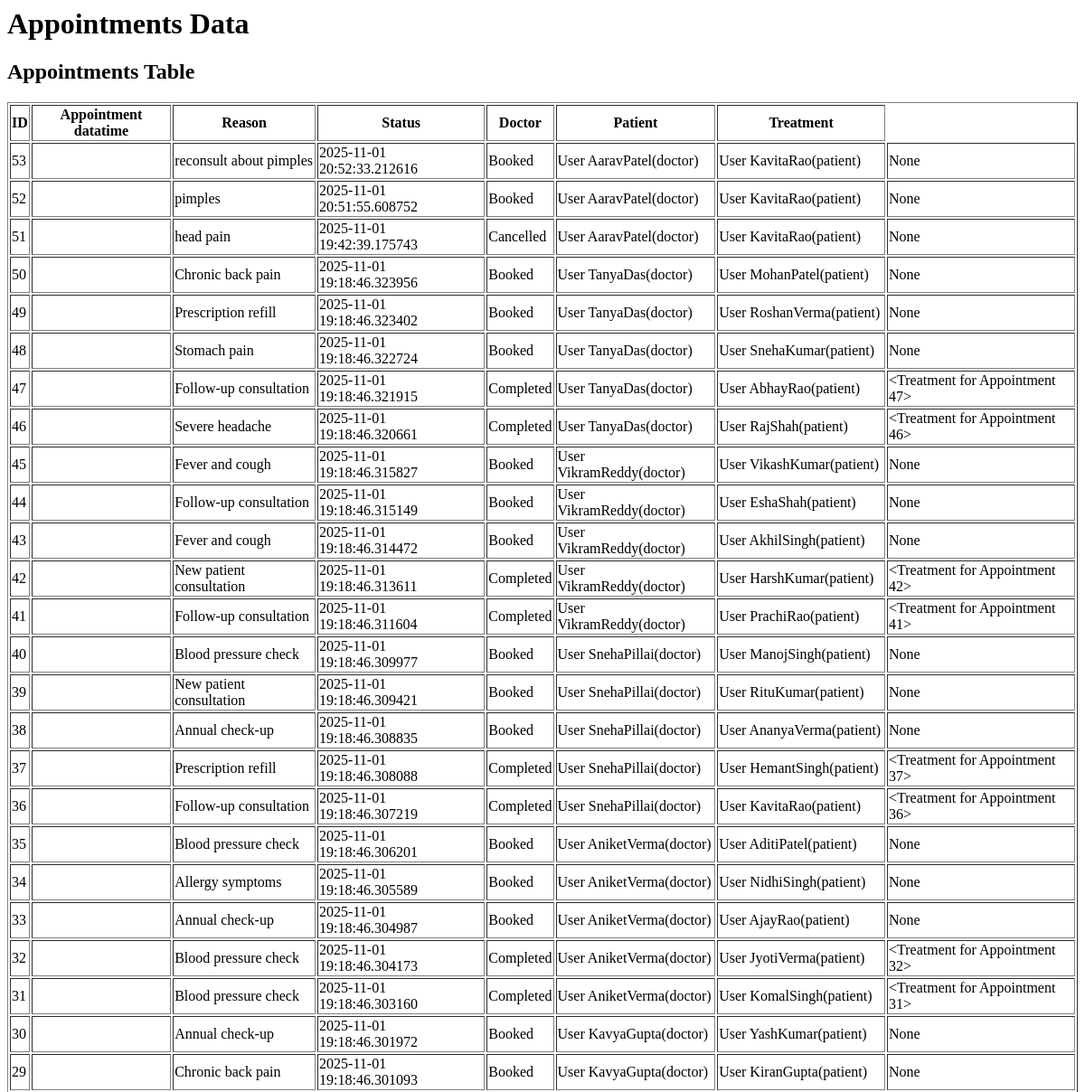
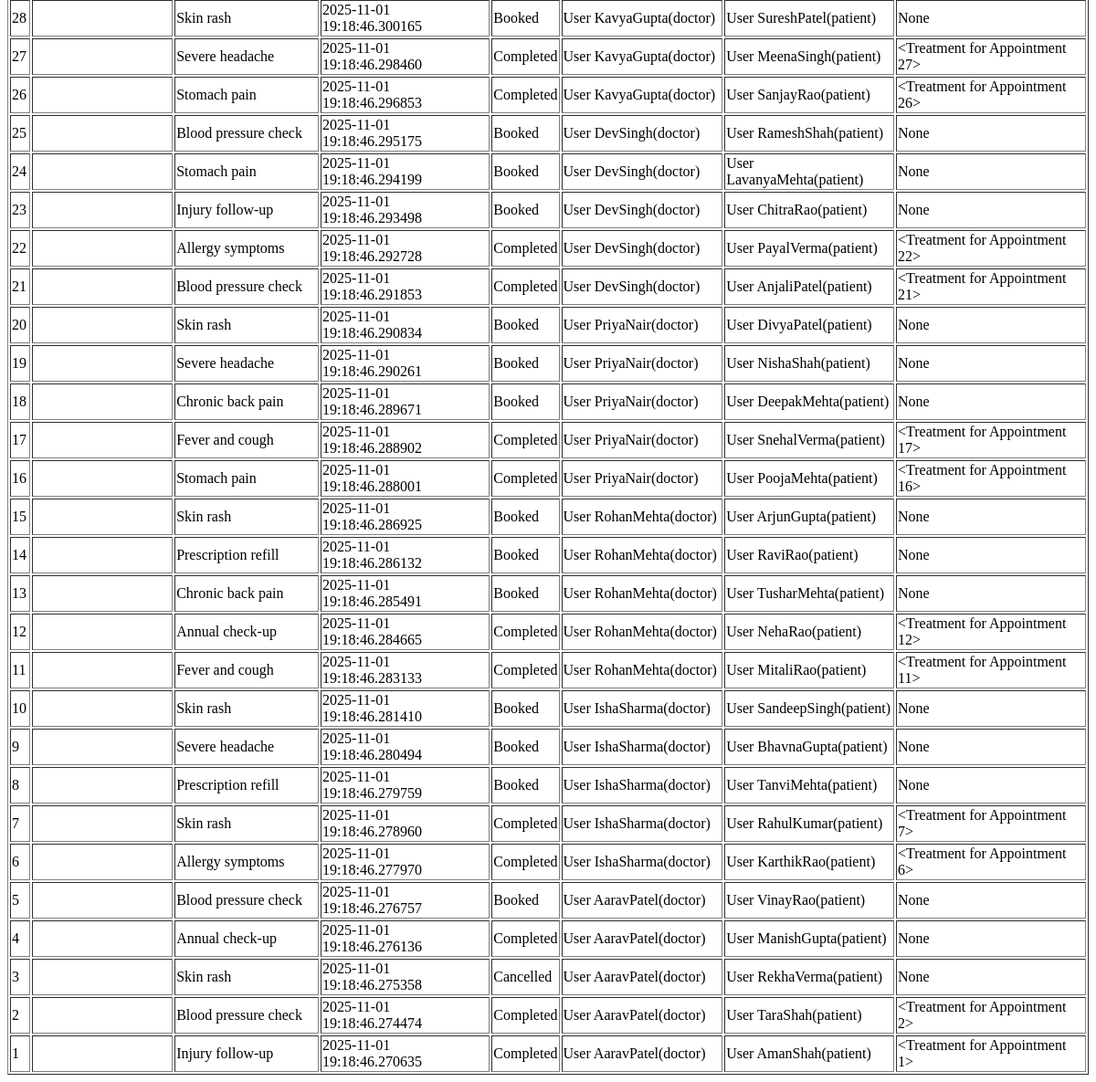
The page /admin/view_appointments (signed in) on the database as committed earlier (2 pictures, top to bottom).
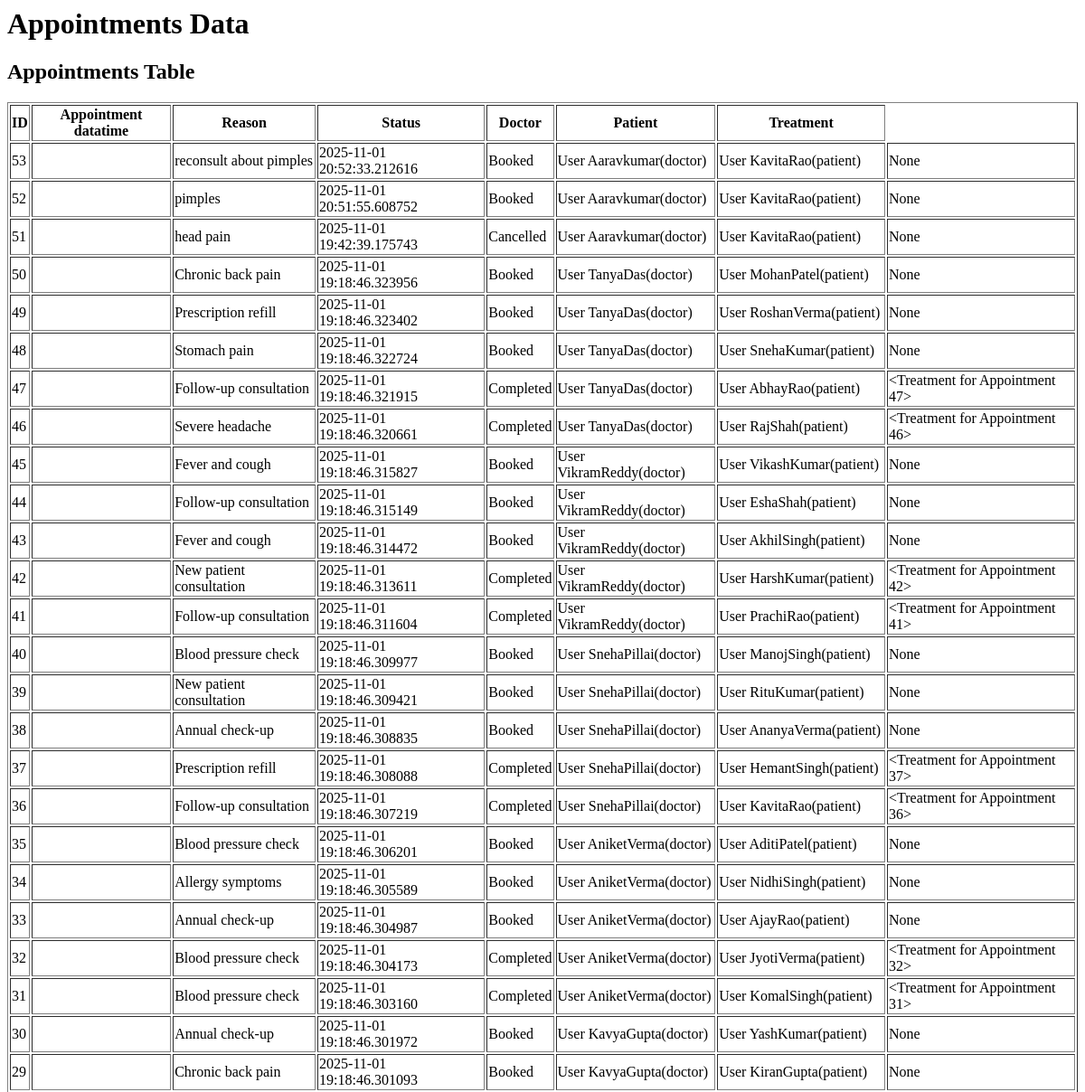
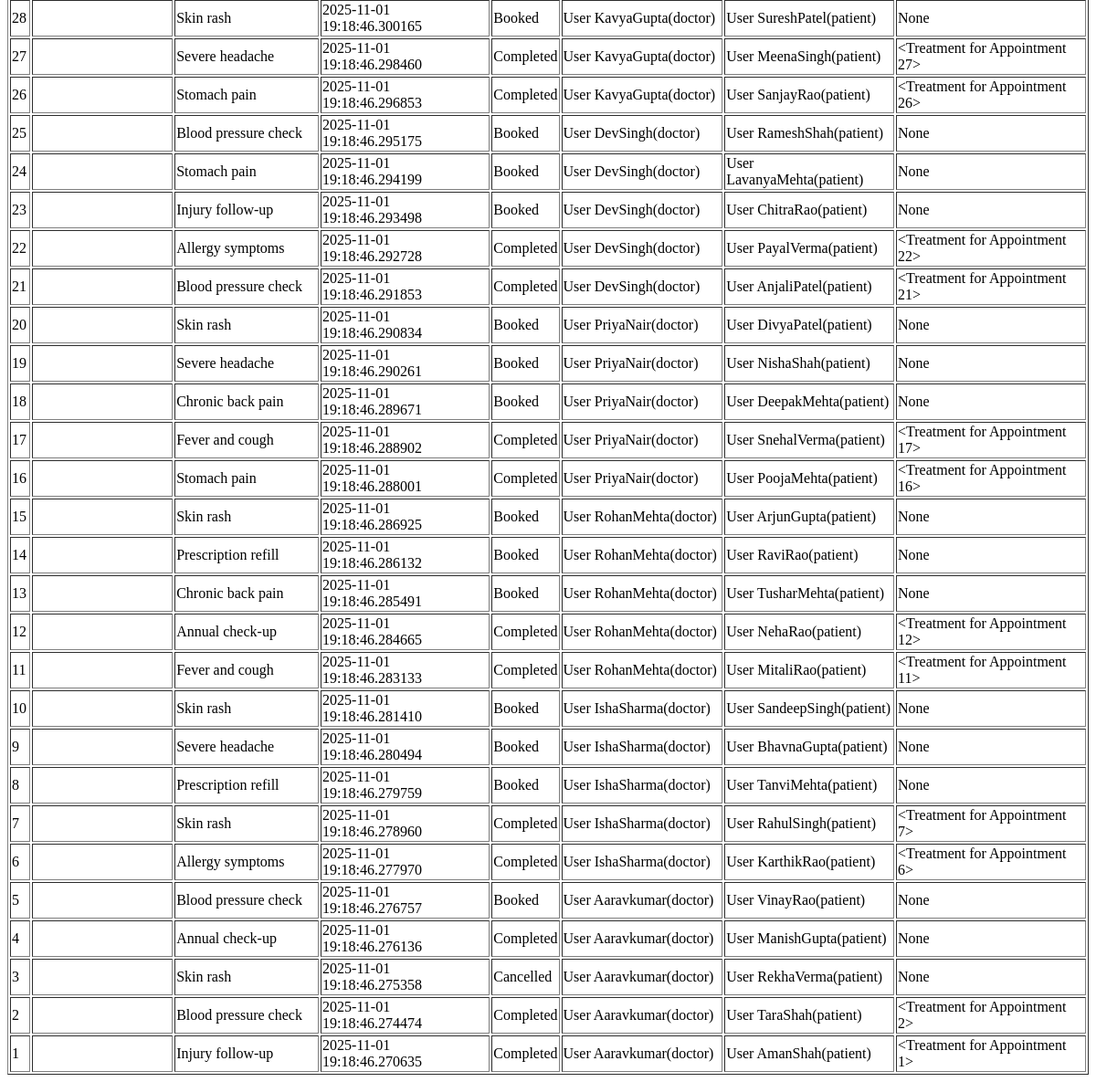
The same page on the database as committed later (2 pictures, top to bottom).
### models.py (models this page shows, shortened)
class Appointment(db.Model):
    __tablename__ = 'appointments'
    id = db.Column(db.Integer, primary_key=True)
    patient_id = db.Column(db.Integer, db.ForeignKey('users.id'), nullable=False)
    patient = db.relationship('User', foreign_keys=[patient_id], back_populates='patient_appointments')
    appointment_datetime = db.Column(db.DateTime, nullable=False)
    reason = db.Column(db.Text)
    status = db.Column(db.String(20), nullable=False, default='Booked')
    created_at = db.Column(db.DateTime, default=datetime.utcnow)
    doctor_id = db.Column(db.Integer, db.ForeignKey('users.id'), nullable=False)
    doctor = db.relationship('User', foreign_keys=[doctor_id], back_populates='doctor_appointments')
    treatment = db.relationship('Treatment', back_populates='appointment', uselist=False, cascade='all, delete-orphan')

class User(UserMixin, db.Model):
    __tablename__ = 'users'
    id = db.Column(db.Integer, primary_key=True)
    email = db.Column(db.String(150), unique=True, nullable=False)
    password = db.Column(db.String(200), nullable=False)
    first_name = db.Column(db.String(100), nullable=False)
    last_name = db.Column(db.String(100), nullable=False)
    created_at = db.Column(db.DateTime, default=datetime.utcnow)
    role = db.Column(db.String(20), nullable=False)
    contact_number = db.Column(db.String(100), nullable=True)
    gender = db.Column(db.String(10), nullable=True)
    dob = db.Column(db.Date, nullable=True)
    address = db.Column(db.String(255), nullable=True)
    patient_appointments = db.relationship('Appointment', foreign_keys='Appointment.patient_id', back_populates='patient', lazy=True)
    qualification = db.Column(db.String(200))
    specialization_id = db.Column(db.Integer, db.ForeignKey('departments.id'), nullable=True)
    specialization = db.relationship('Department', back_populates='doctors')
    doctor_appointments = db.relationship('Appointment', foreign_keys='Appointment.doctor_id', back_populates='doctor', lazy=True)
    def __repr__(self):
        return f'User {self.first_name}{self.last_name}({self.role})'

class Treatment(db.Model):
    __tablename__ = 'treatments'
    id = db.Column(db.Integer, primary_key=True)
    created_at = db.Column(db.DateTime, default=datetime.utcnow)
    appointment_id = db.Column(db.Integer, db.ForeignKey('appointments.id'), unique=True, nullable=False)
    diagnosis = db.Column(db.Text, nullable=False)
    prescription = db.Column(db.Text, nullable=True)
    notes = db.Column(db.Text, nullable=True)
    appointment = db.relationship('Appointment', back_populates='treatment')
    def __repr__(self):
        return f"<Treatment for Appointment {self.appointment_id}>"

### routes/admin.py (the view)
@admin.route('/view_appointments')
@login_required
def view_appointments():
    check_user_role('admin')
    appointments = Appointment.query.options(
        db.joinedload(Appointment.patient),
        db.joinedload(Appointment.doctor).joinedload(User.specialization)
    ).order_by(Appointment.created_at.desc()).all()
    return render_template('admin/appointment/appointments.html', appointments=appointments)

### app.py (called while the page is built)
def create_app():
    app = Flask(__name__)
    app.secret_key = 'app_secret_key'
    app.config['SQLALCHEMY_DATABASE_URI'] = 'sqlite:///hospital.db'
    db.init_app(app)
    bcrypt.init_app(app)
    login_manager.init_app(app)
    login_manager.login_view = 'auth.login'
    @login_manager.user_loader
    def load_user(user_id):
        return User.query.get(int(user_id))
    app.register_blueprint(auth, url_prefix='/auth')
    app.register_blueprint(admin, url_prefix='/admin')
    app.register_blueprint(doctor, url_prefix='/doctor')
    app.register_blueprint(patient, url_prefix='/patient')
    app.register_blueprint(api_bp, url_prefix='/api')
    with app.app_context():
        db.create_all()
        print('Database Created Successfully !!')
    return app

### routes/auth.py (called while the page is built)
def check_user_role(role):
    if current_user.role not in role:
        flash(f'You must be an {role} to view this page.')
        return redirect(url_for('auth.login'))

### templates/admin/appointment/appointments.html
<h1>Appointments Data</h1>
    <h2>Appointments Table</h2>
    <table border="solid">
        <thead>
            <tr>
                <th>ID</th>
                <th>Appointment datatime</th>
                <th>Reason</th>
                <th>Status</th>
                <th>Doctor</th>
                <th>Patient</th>
                <th>Treatment</th>
            </tr>
        </thead>
        <tbody>
            {% for appointment in appointments %}
            <tr>
                <td>{{ appointment.id }}</td>
                <td>{{ appointment.appointment_datatime }}</td>
                <td>{{ appointment.reason }}</td>
                <td>{{ appointment.created_at }}</td>
                <td>{{ appointment.status }}</td>
                <td>{{ appointment.doctor }}</td>
                <td>{{ appointment.patient }}</td>
                <td>{{ appointment.treatment }}</td>
            </tr>
            {% endfor %}
        </tbody>
    </table>

Rows that differ between the two databases and show on the page:
changed through a linked row, Appointment "reconsult about pimples": doctor "User AaravPatel(doctor)" → "User Aaravkumar(doctor)"
changed through a linked row, Appointment "pimples": doctor "User AaravPatel(doctor)" → "User Aaravkumar(doctor)"
changed through a linked row, Appointment "head pain": doctor "User AaravPatel(doctor)" → "User Aaravkumar(doctor)"
changed through a linked row, Appointment "<Treatment for Appointment 7>": patient "User RahulKumar(patient)" → "User RahulSingh(patient)"
changed through a linked row, Appointment "User VinayRao(patient)": doctor "User AaravPatel(doctor)" → "User Aaravkumar(doctor)"
changed through a linked row, Appointment "User ManishGupta(patient)": doctor "User AaravPatel(doctor)" → "User Aaravkumar(doctor)"
changed through a linked row, Appointment "User RekhaVerma(patient)": doctor "User AaravPatel(doctor)" → "User Aaravkumar(doctor)"
changed through a linked row, Appointment "User TaraShah(patient)": doctor "User AaravPatel(doctor)" → "User Aaravkumar(doctor)"
changed through a linked row, Appointment "User AmanShah(patient)": doctor "User AaravPatel(doctor)" → "User Aaravkumar(doctor)"
